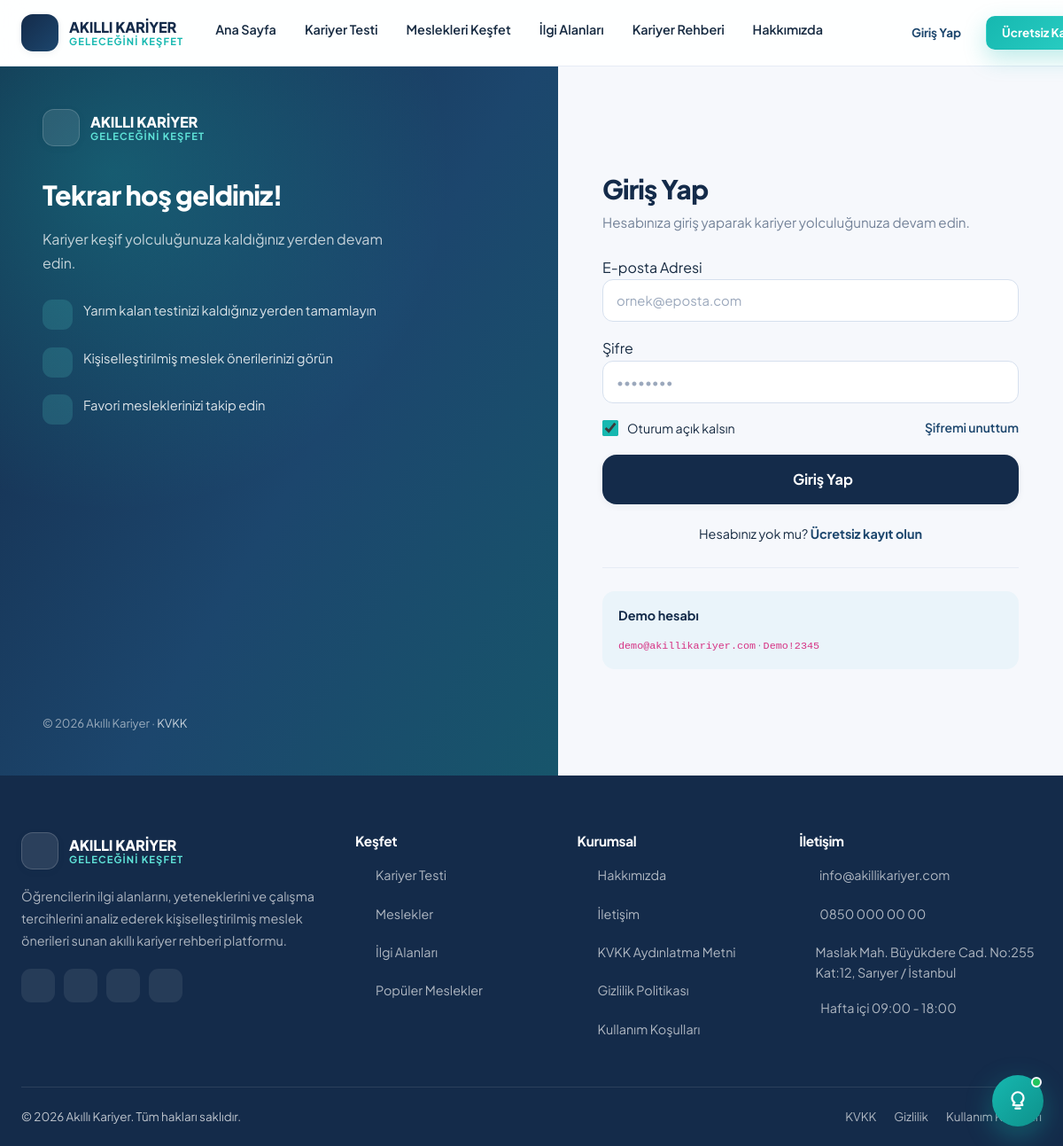
The page /login.php on the database its author committed.
### tables this page shows
CREATE TABLE `site_settings` (
  `id` INT UNSIGNED NOT NULL AUTO_INCREMENT,
  `setting_key` VARCHAR(80) NOT NULL,
  `setting_value` TEXT DEFAULT NULL,
  `setting_group` VARCHAR(50) NOT NULL DEFAULT 'genel',
  `setting_type` ENUM('text','number','textarea','color','boolean','select') NOT NULL DEFAULT 'text',
  `label` VARCHAR(150) DEFAULT NULL,
  `created_at` DATETIME NOT NULL DEFAULT CURRENT_TIMESTAMP,
  `updated_at` DATETIME NOT NULL DEFAULT CURRENT_TIMESTAMP ON UPDATE CURRENT_TIMESTAMP,
  PRIMARY KEY (`id`),
  UNIQUE KEY `uq_setting_key` (`setting_key`),
  KEY `idx_setting_group` (`setting_group`)
);

### app/Models/Setting.php (called while the page is built, shortened)
<?php
class Setting
{
    private static ?array $cache = null;
    public static function all(): array
    {
        if (self::$cache === null) {
            $rows = Database::fetchAll('SELECT * FROM `site_settings` ORDER BY `setting_group`, `id`');
            self::$cache = [];
            foreach ($rows as $row) {
                self::$cache[$row['setting_key']] = $row;
            }
        }
        return self::$cache;
    }
    public static function get(string $key, mixed $default = null): mixed
    {
        $all = self::all();
        $row = $all[$key];
        $value = $row['setting_value'];
        return match ($row['setting_type']) {
            'number'  => is_numeric($value) ? (float) $value : $default,
            'boolean' => (int) $value === 1,
            default   => $value,
        };
    }
}

### app/Core/Database.php (called while the page is built, shortened)
<?php
final class Database
{
    private static ?PDO $pdo = null;
    private static array $config = [];
    public static function config(): array
    {
        if (self::$config === []) {
            $file = APP_ROOT . '/config/database.php';
            self::$config = is_file($file) ? require $file : [];
        }
        return self::$config;
    }
    public static function connection(): PDO
    {
        $cfg = self::config();
        $dsn = sprintf(
            'mysql:host=%s;port=%s;dbname=%s;charset=%s',
            $cfg['host'] ?? '127.0.0.1',
            $cfg['port'] ?? '3306',
            $cfg['database'] ?? 'akilli_kariyer',
            $cfg['charset'] ?? 'utf8mb4'
        );
        try {
            self::$pdo = new PDO(
                $dsn,
                $cfg['username'] ?? 'root',
                $cfg['password'] ?? '',
                $cfg['options'] ?? []
            );
            self::$pdo->exec("SET NAMES utf8mb4 COLLATE utf8mb4_unicode_ci");
            self::$pdo->exec("SET time_zone = '+03:00'");
        } catch (PDOException $e) {
            self::fail($e);
        }
        return self::$pdo;
    }
    public static function query(string $sql, array $params = []): \PDOStatement
    {
        $stmt = self::connection()->prepare($sql);
        $stmt->execute($params);
        return $stmt;
    }
    public static function fetchAll(string $sql, array $params = []): array
    {
        return self::query($sql, $params)->fetchAll();
    }
}

### config/database.php (called while the page is built)
<?php
return [
    'host'     => getenv('DB_HOST') ?: '127.0.0.1',
    'port'     => getenv('DB_PORT') ?: '3306',
    'database' => getenv('DB_NAME') ?: 'akilli_kariyer',
    'username' => getenv('DB_USER') ?: 'root',
    'password' => getenv('DB_PASS') !== false ? getenv('DB_PASS') : '',
    'charset'  => 'utf8mb4',
    'options'  => [
        PDO::ATTR_ERRMODE            => PDO::ERRMODE_EXCEPTION,
        PDO::ATTR_DEFAULT_FETCH_MODE => PDO::FETCH_ASSOC,
        PDO::ATTR_EMULATE_PREPARES   => false,
        PDO::ATTR_STRINGIFY_FETCHES  => false,
    ],
];

### app/bootstrap.php (called while the page is built, shortened)
<?php
spl_autoload_register(static function (string $class): void {
    $prefix = 'App\\';
    $relative = str_replace('\\', DIRECTORY_SEPARATOR, substr($class, strlen($prefix)));
    $file = APP_ROOT . DIRECTORY_SEPARATOR . 'app' . DIRECTORY_SEPARATOR . $relative . '.php';
});
require_once APP_ROOT . '/app/Helpers/functions.php';

### app/Core/Auth.php (called while the page is built, shortened)
<?php
final class Auth
{
    private static ?User $currentUser = null;
    private static bool $resolved = false;
    public static function check(): bool
    {
        return self::user() !== null;
    }
    public static function user(): ?User
    {
        if (self::$resolved) {
            return self::$currentUser;
        }
        self::$resolved = true;
        $id = $_SESSION['user_id'] ?? null;
        if (!$id) {
            return null;
        }
        $user = User::find((int) $id);
        self::$currentUser = $user;
        return $user;
    }
}

### login.php (the view, shortened to what this page needs)
<?php
require_once __DIR__ . '/app/bootstrap.php';
$email  = '';
$pageTitle       = 'Giriş Yap — ' . setting('site_name', 'Akıllı Kariyer');
$activeNav       = '';
$bodyClass       = 'auth-page';
require_once __DIR__ . '/includes/header.php';
?>
<main id="main-content" class="auth-wrap">
  <aside class="auth-side">
    <div class="as-content">
      <a href="<?= url('index.php') ?>" class="footer-brand" style="color:#fff">
        <span class="brand-mark"><?= icon('compass', '', 21) ?></span>
        <span class="brand-text">
          <span class="brand-name" style="color:#fff">AKILLI KARİYER</span>
          <span class="brand-slogan"><?= e(setting('site_slogan', 'Geleceğini Keşfet')) ?></span>
        </span>
      </a>
      <h2 style="margin-top:36px">Tekrar hoş geldiniz!</h2>
      <p>Kariyer keşif yolculuğunuza kaldığınız yerden devam edin.</p>
      <ul class="auth-points" style="list-style:none;padding:0">
        <li>
          <span class="ap-ico"><?= icon('clipboard-check', '', 17) ?></span>
          <span>Yarım kalan testinizi kaldığınız yerden tamamlayın</span>
        </li>
        <li>
          <span class="ap-ico"><?= icon('sparkles', '', 17) ?></span>
          <span>Kişiselleştirilmiş meslek önerilerinizi görün</span>
        </li>
        <li>
          <span class="ap-ico"><?= icon('heart', '', 17) ?></span>
          <span>Favori mesleklerinizi takip edin</span>
        </li>
      </ul>
    </div>
    <div style="position:relative;z-index:2;font-size:.82rem;color:rgba(255,255,255,.55)">
      &copy; <?= date('Y') ?> <?= e(setting('site_name', 'Akıllı Kariyer'))
      ?> &middot; <a href="<?= url('kvkk.php') ?>" style="color:rgba(255,255,255,.75)">KVKK</a>
    </div>
  </aside>
  <section class="auth-main">
    <div class="auth-card">
      <h1>Giriş Yap</h1>
      <p class="ac-sub">Hesabınıza giriş yaparak kariyer yolculuğunuza devam edin.</p>
      <form method="post" action="<?= url('login.php') ?>" class="auth-form" data-guard>
        <label class="field">
          <span>E-posta Adresi</span>
          <input type="email" name="email" class="input <?= isset($errors['email']) ? 'is-invalid' : '' ?>"
                 value="<?= e($email) ?>" required autocomplete="email" placeholder="ornek@eposta.com" autofocus>
        </label>
        <label class="field">
          <span>Şifre</span>
          <span class="pw-field">
            <input type="password" name="password" class="input <?= isset($errors['password']) ? 'is-invalid' : '' ?>"
                   required autocomplete="current-password" placeholder="••••••••">
            <button type="button" class="pw-toggle" aria-label="Şifreyi göster"><?= icon('eye', '', 18) ?></button>
          </span>
        </label>
        <div class="flex between center" style="gap:12px;flex-wrap:wrap">
          <label class="checkbox">
            <input type="checkbox" name="remember" value="1" checked>
            <span>Oturum açık kalsın</span>
          </label>
          <a href="<?= url('forgot-password.php') ?>" style="font-size:.87rem;font-weight:600">Şifremi unuttum</a>
        </div>
        <button type="submit" class="btn btn-primary btn-lg btn-block">
          <?= icon('log-in', '', 19) ?> Giriş Yap
        </button>
      </form>
      <div class="auth-alt">
        Hesabınız yok mu? <a href="<?= url('register.php') ?>" style="font-weight:700">Ücretsiz kayıt olun</a>
      </div>
      <div class="divider"></div>
      <div style="background:var(--c-light-blue);border-radius:14px;padding:16px 18px">
        <strong style="display:block;color:var(--c-primary);font-size:.9rem;margin-bottom:6px">
          <?= icon('info', '', 15) ?> Demo hesabı
        </strong>
        <span style="font-size:.84rem;color:var(--c-muted)">
          <code>demo@akillikariyer.com</code> &middot; <code>Demo!2345</code>
        </span>
      </div>
    </div>
  </section>
</main>
<?php require_once __DIR__ . '/includes/footer.php'; ?>

### includes/header.php (shortened to what this page needs)
<?php
$bodyClass       = $bodyClass       ?? '';
$activeNav       = $activeNav       ?? '';
?>
<!DOCTYPE html>
<html lang="tr">
<head>
<link rel="stylesheet" href="<?= asset('assets/css/vendor-bootstrap.min.css') ?>">
<link rel="stylesheet" href="<?= asset('assets/css/style.css') ?>">
<link rel="stylesheet" href="<?= asset('assets/css/career-coach.css') ?>">
</head>
<body class="<?= e($bodyClass) ?>">
<header class="site-header">
  <div class="container header-inner">
    <a href="<?= url('index.php') ?>" class="brand" aria-label="Akıllı Kariyer ana sayfa">
      <span class="brand-mark"><?= icon('compass', '', 22) ?></span>
      <span class="brand-text">
        <span class="brand-name">AKILLI KARİYER</span>
        <span class="brand-slogan"><?= e(setting('site_slogan', 'Geleceğini Keşfet')) ?></span>
      </span>
    </a>
    <nav class="main-nav" aria-label="Ana menü">
      <ul>
        <li><a href="<?= url('index.php') ?>" class="<?= $activeNav === 'home' ? 'active' : '' ?>">Ana Sayfa</a></li>
        <li><a href="<?= url('career-test.php') ?>" class="<?= $activeNav === 'test' ? 'active' : '' ?>">Kariyer Testi</a></li>
        <li><a href="<?= url('careers.php') ?>" class="<?= $activeNav === 'careers' ? 'active' : '' ?>">Meslekleri Keşfet</a></li>
        <li><a href="<?= url('interests.php') ?>" class="<?= $activeNav === 'interests' ? 'active' : '' ?>">İlgi Alanları</a></li>
        <li><a href="<?= url('career-guide.php') ?>" class="<?= $activeNav === 'guide' ? 'active' : '' ?>">Kariyer Rehberi</a></li>
        <li><a href="<?= url('about.php') ?>" class="<?= $activeNav === 'about' ? 'active' : '' ?>">Hakkımızda</a></li>
      </ul>
    </nav>
    <div class="header-actions">
      <button type="button" class="dark-mode-toggle" id="dark-mode-toggle" title="Karanlık/Aydınlık modu" aria-label="Tema değiştir">
        <svg data-lucide="sun" style="width:20px;height:20px"></svg>
      </button>
      <?php if (is_logged_in()): $u = auth_user(); ?>
        <a href="<?= url('dashboard/index.php') ?>" class="btn btn-ghost btn-sm d-none d-md-inline-flex">
          <?= icon('layout-dashboard', '', 17) ?> Panelim
        </a>
        <div class="user-menu">
          <button type="button" class="user-menu-btn" aria-haspopup="true" aria-expanded="false">
            <?= svg_avatar($u->initials(), '#1C466D', 34) ?>
            <span class="um-text">
              <span class="um-name"><?= e($u->first_name) ?></span>
              <span class="um-sub"><?= e($u->educationLabel()) ?></span>
            </span>
            <?= icon('chevron-down', '', 15) ?>
          </button>
          <div class="user-dropdown">
            <div class="ud-head">
              <strong><?= e($u->fullName()) ?></strong>
              <span><?= e($u->email) ?></span>
            </div>
            <a href="<?= url('dashboard/index.php') ?>"><?= icon('layout-dashboard', '', 17) ?> Genel Bakış</a>
            <a href="<?= url('dashboard/results.php') ?>"><?= icon('file-bar-chart', '', 17) ?> Test Sonuçlarım</a>
            <a href="<?= url('dashboard/recommendations.php') ?>"><?= icon('sparkles', '', 17) ?> Meslek Önerilerim</a>
            <a href="<?= url('dashboard/favorites.php') ?>"><?= icon('heart', '', 17) ?> Favorilerim</a>
            <a href="<?= url('dashboard/profile.php') ?>"><?= icon('user-cog', '', 17) ?> Profilim</a>
            <?php if (is_admin()): ?>
              <div class="ud-sep"></div>
              <a href="<?= url('admin/index.php') ?>"><?= icon('shield-check', '', 17) ?> Yönetim Paneli</a>
            <?php endif; ?>
            <div class="ud-sep"></div>
            <a href="<?= url('logout.php') ?>" class="ud-danger"><?= icon('log-out', '', 17) ?> Çıkış Yap</a>
          </div>
        </div>
      <?php else: ?>
        <a href="<?= url('login.php') ?>" class="btn btn-ghost btn-sm">Giriş Yap</a>
        <a href="<?= url('register.php') ?>" class="btn btn-accent btn-sm">Ücretsiz Kayıt Ol</a>
      <?php endif; ?>
    </div>
  </div>
</header>

### includes/footer.php (shortened to what this page needs)
<footer class="site-footer">
  <div class="container">
    <div class="footer-grid">
      <div>
        <div class="footer-brand">
          <span class="brand-mark"><?= icon('compass', '', 21) ?></span>
          <span class="brand-text">
            <span class="brand-name">AKILLI KARİYER</span>
            <span class="brand-slogan"><?= e(setting('site_slogan', 'Geleceğini Keşfet')) ?></span>
          </span>
        </div>
        <p>
          Öğrencilerin ilgi alanlarını, yeteneklerini ve çalışma tercihlerini analiz ederek
          kişiselleştirilmiş meslek önerileri sunan akıllı kariyer rehberi platformu.
        </p>
        <div class="social-links">
          <a href="<?= url('contact.php') ?>" aria-label="İletişim"><?= icon('mail', '', 18) ?></a>
          <a href="<?= url('career-guide.php') ?>" aria-label="Kariyer Rehberi"><?= icon('book-open', '', 18) ?></a>
          <a href="<?= url('about.php') ?>" aria-label="Hakkımızda"><?= icon('info', '', 18) ?></a>
          <a href="<?= url('kvkk.php') ?>" aria-label="KVKK Aydınlatma Metni"><?= icon('shield-check', '', 18) ?></a>
        </div>
      </div>
      <div>
        <h5>Keşfet</h5>
        <ul>
          <li><a href="<?= url('career-test.php') ?>"><?= icon('clipboard-check', '', 15) ?> Kariyer Testi</a></li>
          <li><a href="<?= url('careers.php') ?>"><?= icon('briefcase', '', 15) ?> Meslekler</a></li>
          <li><a href="<?= url('interests.php') ?>"><?= icon('compass', '', 15) ?> İlgi Alanları</a></li>
          <li><a href="<?= url('careers.php?sort=popular') ?>"><?= icon('trending-up', '', 15) ?> Popüler Meslekler</a></li>
        </ul>
      </div>
      <div>
        <h5>Kurumsal</h5>
        <ul>
          <li><a href="<?= url('about.php') ?>"><?= icon('info', '', 15) ?> Hakkımızda</a></li>
          <li><a href="<?= url('contact.php') ?>"><?= icon('mail', '', 15) ?> İletişim</a></li>
          <li><a href="<?= url('kvkk.php') ?>"><?= icon('shield-check', '', 15) ?> KVKK Aydınlatma Metni</a></li>
          <li><a href="<?= url('privacy.php') ?>"><?= icon('lock', '', 15) ?> Gizlilik Politikası</a></li>
          <li><a href="<?= url('terms.php') ?>"><?= icon('file-text', '', 15) ?> Kullanım Koşulları</a></li>
        </ul>
      </div>
      <div>
        <h5>İletişim</h5>
        <ul>
          <li><a href="mailto:<?= e(setting('site_email', 'info@akillikariyer.com')) ?>">
            <?= icon('mail', '', 15) ?> <?= e(setting('site_email', 'info@akillikariyer.com')) ?></a></li>
          <li><a href="tel:<?= e(preg_replace('/\s+/', '', setting('site_phone', ''))) ?>">
            <?= icon('phone', '', 15) ?> <?= e(setting('site_phone', '')) ?></a></li>
          <li style="display:flex;gap:9px;color:rgba(255,255,255,.66);font-size:.9rem;line-height:1.6">
            <?= icon('map-pin', '', 15) ?> <span><?= e(setting('site_address', '')) ?></span>
          </li>
          <li style="display:flex;gap:9px;color:rgba(255,255,255,.66);font-size:.9rem">
            <?= icon('clock', '', 15) ?> <span><?= e(setting('site_working_hours', '')) ?></span>
          </li>
        </ul>
      </div>
    </div>
    <div class="footer-bottom">
      <span>&copy; <?= date('Y') ?> <?= e(setting('site_name', 'Akıllı Kariyer')) ?>. Tüm hakları saklıdır.</span>
      <span style="display:flex;gap:20px;flex-wrap:wrap">
        <a href="<?= url('kvkk.php') ?>">KVKK</a>
        <a href="<?= url('privacy.php') ?>">Gizlilik</a>
        <a href="<?= url('terms.php') ?>">Kullanım Koşulları</a>
      </span>
    </div>
  </div>
</footer>
</body>
</html>

### rows shown on the page
site_settings: setting_value "GELECEĞINI KEŞFET"
site_settings: setting_value "Akıllı Kariyer"
site_settings: setting_value "info@akillikariyer.com"
site_settings: setting_value "0850 000 00 00"
site_settings: setting_value "Maslak Mah. Büyükdere Cad. No:255 Kat:12, Sarıyer / İstanbul"
site_settings: setting_value "Hafta içi 09:00 - 18:00"
